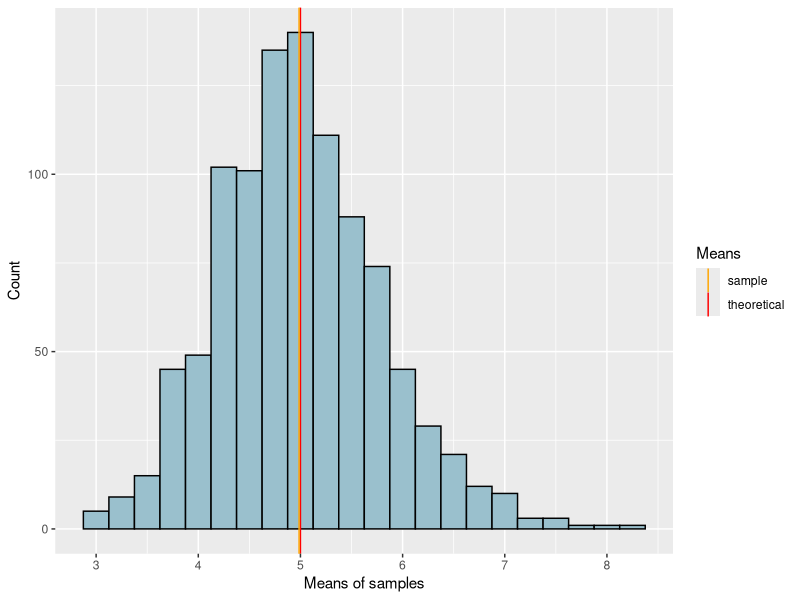
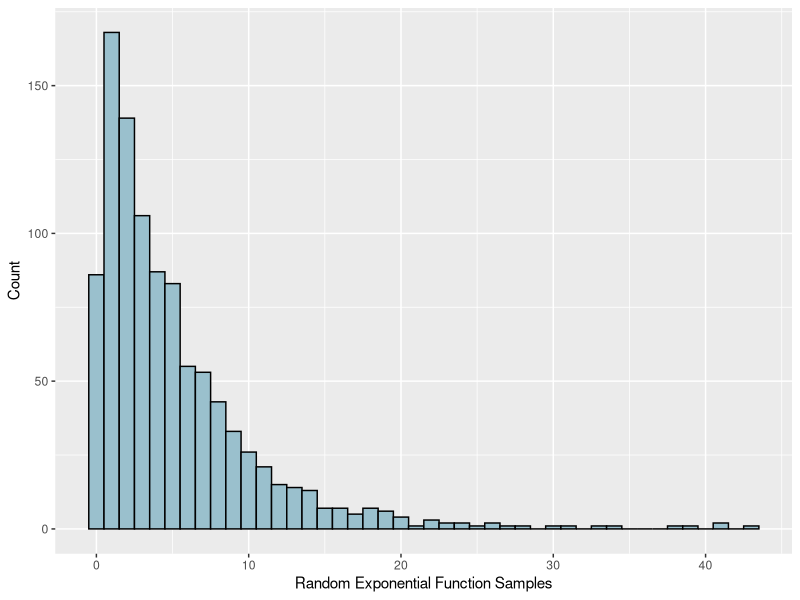

Write R code to recreate these figures, in order. (Note: this script raises an error after producing the figures.)
## ---- chunk 1
library(ggplot2)
library(dplyr)
## ---- chunk 2
set.seed(42)

# Generate a 1000 means of random values form the exponential distribution
re1000m = NULL
for (i in 1 : 1000) re1000m = c(re1000m, mean(rexp(n= 40, rate = .2)))
## ---- chunk 3
mre1000m <- mean(re1000m)
mre1000m
## ---- chunk 4
ggplot() + 
	aes(re1000m) +
	geom_histogram(binwidth = .25, fill = "light blue 3", color = "black") +
	geom_vline(aes(xintercept = 5, color = "theoretical")) +
	geom_vline(aes(xintercept = mre1000m, color = "sample")) +
	scale_color_manual(name = "Means", values = c(theoretical = "red", sample = "orange")) +
	labs(x = "Means of samples", y = "Count") 
## ---- chunk 5
var(re1000m)
## ---- chunk 6
re1000 <- rexp(1000, rate = .2)
ggplot() + 
	aes(re1000) +
	geom_histogram(binwidth = 1, fill = "light blue 3", color = "black") +
	labs(x = "Random Exponential Function Samples", y = "Count")
## ---- chunk 7
ggplot() + 
	aes(re1000m) +
	geom_histogram(aes(y=..density..),binwidth = .25, fill = "light blue 3", color = "black") +
	stat_function(fun = dnorm, color = "red", n = 1000, args = list(mean = 5)) +
	labs(x = "Means of samples", y = "Density") 
## ---- chunk 8
str(ToothGrowth)
summary(ToothGrowth)
## ---- chunk 9
ggplot(data = ToothGrowth, aes(factor(supp),len)) + 
	geom_boxplot()
## ---- chunk 10
ggplot(data = ToothGrowth, aes(dose, len, color = supp)) +
	geom_point() +
	geom_smooth(se = FALSE)
## ---- chunk 11
TG_OJ <- filter(ToothGrowth, supp == 'OJ')
TG_VC <- filter(ToothGrowth, supp == 'VC')
## ---- chunk 12
 t.test(TG_OJ$len, TG_VC$len)
## ---- chunk 13
TG_.5 <- filter(ToothGrowth, dose == 0.5)
TG_1 <- filter(ToothGrowth, dose == 1.0)
TG_2 <- filter(ToothGrowth, dose == 2.0)
## ---- chunk 14
t.test(TG_1$len, TG_.5$len, alternative = "greater")
## ---- chunk 15
t.test(TG_2$len, TG_1$len, alternative = "greater")
## ---- chunk 16
ToothGrowth
